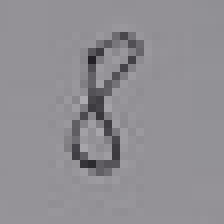
#> input picture images/eight.png, 28 x 28 px, found by its file name (shown 8 times larger)
$ jupyter execute --allow-errors nn.ipynb   (shell and % lines are left out)
#> lines starting #> are read from the running program, lines starting #| are printed output that depends on the picture
[cell 1]
import numpy, scipy.special, matplotlib.pyplot, imageio, scipy.ndimage

"""
    Images are 28x28 greyscale which makes up 784 pixels
    Training and testing data are from the MNIST database as CSV files
    In these files RGB values are flipped so 255 is black and 0 is white
"""

class NeuralNetwork:
    def __init__(self, input_nodes, hidden_nodes, output_nodes, learning_rate):
        self.inodes = input_nodes
        self.hnodes = hidden_nodes
        self.onodes = output_nodes
        self.lr = learning_rate

        # link weights between input-hidden and hidden-output layer
        # use a probability distribution centered around 0.0, 1/(num of incoming signals)^-1/2
        self.wih = numpy.random.normal(0.0, pow(self.hnodes, -0.5), (self.hnodes, self.inodes))
        self.who = numpy.random.normal(0.0, pow(self.onodes, -0.5), (self.onodes, self.hnodes))

        # apply the activation function (sigmoid) to hidden layer input
        self.activation_function = lambda x: scipy.special.expit(x)

    def train(self, inputs_array, targets_array):
        # 2d transposed array
        targets = numpy.array(targets_array, ndmin=2).T
        inputs = numpy.array(inputs_array, ndmin=2).T

        # calculate the output from input layer to hidden layer
        hidden_inputs = numpy.dot(self.wih, inputs)
        hidden_outputs = self.activation_function(hidden_inputs)

        # calculate the output from hidden layer to output layer
        final_inputs = numpy.dot(self.who, hidden_outputs)
        final_outputs = self.activation_function(final_inputs)

        output_errors = targets - final_outputs

        # hidden layer error calculation
        hidden_errors = numpy.dot(self.who.T, output_errors)

        # update weights between output and hidden layer
        self.who += self.lr * numpy.dot((output_errors * final_outputs * (1.0 - final_outputs)),
                                       numpy.transpose(hidden_outputs))

        # update weights between hidden and input layer
        self.wih += self.lr * numpy.dot((hidden_errors * hidden_outputs * (1.0 - hidden_outputs)),
                                       numpy.transpose(inputs))


    def query(self, inputs_list):
        # 2d transposed array
        inputs = numpy.array(inputs_list, ndmin=2).T

        # calculate the output from input layer to hidden layer
        hidden_inputs = numpy.dot(self.wih, inputs)
        hidden_outputs = self.activation_function(hidden_inputs)

        # calculate the output from hidden layer to output layer
        final_inputs = numpy.dot(self.who, hidden_outputs)
        final_outputs = self.activation_function(final_inputs)

        return final_outputs

[cell 2]
# set nodes & learning rate for neural network; model a simple 3 layer neural network
input_nodes = 784
hidden_nodes = 500
output_nodes = 10
learning_rate = 0.1

n = NeuralNetwork(input_nodes, hidden_nodes, output_nodes, learning_rate)

#> (a cell that did not finish here is left out)

[cell 4]
# train neural network; may change the num of epochs to ~5 for better results
epochs = 10
#> (the rest of this cell did not finish here and is left out)

#> (a cell that did not finish here is left out)

[cell 6]
# test nn; for the testing data it is around 96% accurate
scoreboard = []

#> (the rest of this cell did not finish here and is left out)

[cell 7]
# test own handwriting; not always precise so make sure you also train with these numbers
im = imageio.imread('neural_networks/eight.png', as_gray=True)
#> im: shape (28, 28) float32; min 33.58, max 171.2, mean 143.2

# account for flipped RGB values
img_data = 255 - im.reshape(784)
#> img_data = 784 values, max 221.4 at index 207, min 83.83 at index 346, mean 111.8
img_data = (img_data / 255 * 0.99) + 0.01
#> img_data = 784 values, max 0.87 at index 207, min 0.335 at index 346, mean 0.444
outputs = n.query(img_data)
#> in query, `inputs = numpy.array(inputs_list, ndmin=2).T`: inputs has the same summary as img_data outside query
#> in query, `hidden_inputs = numpy.dot(self.wih, inputs)`: hidden_inputs = 500 values, max 1.51 at index 236, min -1.46 at index 69, mean 0.038
#> in query, `hidden_inputs = numpy.dot(self.wih, inputs)`:
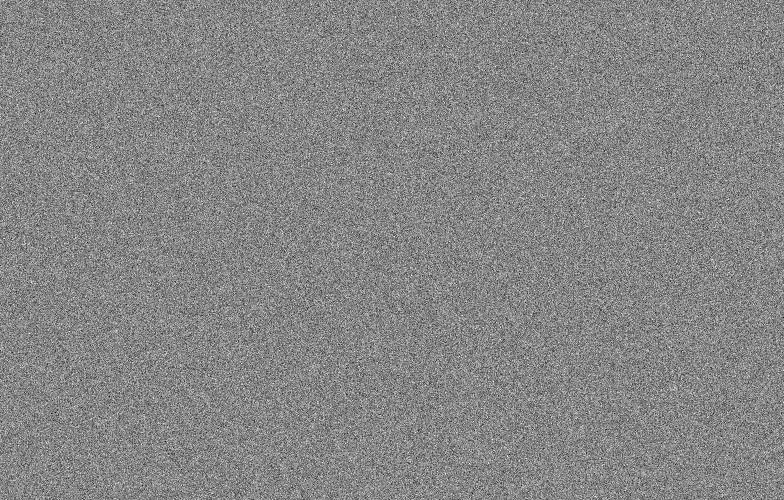
#> self.wih: shape (500, 784) float64; min -0.217, max 0.196, mean 0.000109; drawn with min black and max white
#> in query, `hidden_outputs = self.activation_function(hidden_inputs)`: hidden_outputs = 500 values, max 0.819 at index 236, min 0.189 at index 69, mean 0.509
#> in query, `final_inputs = numpy.dot(self.who, hidden_outputs)`: final_inputs = [5.45, -5.16, -1.82, -2.59, -0.849, 0.582, 3.41, -0.496, 2.45, -1.25]
#> in query, `final_outputs = self.activation_function(final_inputs)`: final_outputs = [0.996, 0.00572, 0.14, 0.0697, 0.3, 0.642, 0.968, 0.378, 0.921, 0.223]
#> outputs has the same summary as final_outputs in query
res = numpy.argmax(outputs)
#> res = 0
matplotlib.pyplot.imshow(img_data.reshape((28, 28)), cmap='Greys', interpolation='None')

print('guess:', res)
#| guess: 0
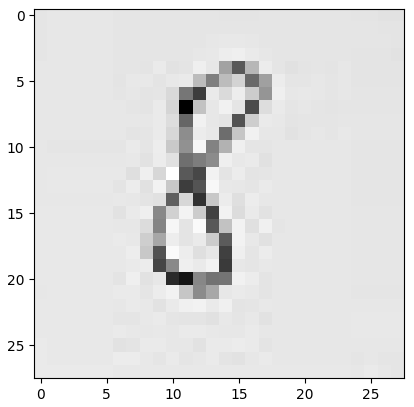
#> figure drawn by matplotlib, 1 panel

$ run again, with images/one.png copied over images/eight.png
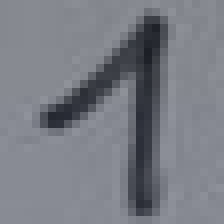
#> input picture images/one.png, 28 x 28 px, found by its file name (shown 8 times larger)
#> `img_data = 255 - im.reshape(784)`: img_data = 784 values, max 224.1 at index 186, min 108.9 at index 395, mean 130.7
#> `img_data = (img_data / 255 * 0.99) + 0.01`: img_data = 784 values, max 0.88 at index 186, min 0.433 at index 395, mean 0.518
#> inputs has the same summary as img_data outside query
#> hidden_inputs = 500 values, max 1.81 at index 180, min -1.68 at index 282, mean 0.0415
#> hidden_outputs = 500 values, max 0.859 at index 180, min 0.157 at index 282, mean 0.509
#> final_inputs = [5.59, -5.11, -1.95, -2.76, -1.14, 0.682, 3.16, -0.381, 2.5, -1.68]
#> final_outputs = [0.996, 0.00602, 0.124, 0.0594, 0.243, 0.664, 0.959, 0.406, 0.924, 0.158]
#> outputs has the same summary as final_outputs in query
#> res = 0
#| guess: 0
#> `[cell 7] # test own handwriting; not always precise so make sure you a..`:
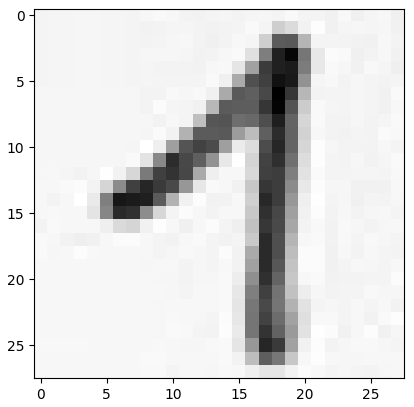
#> figure drawn by matplotlib, 1 panel
